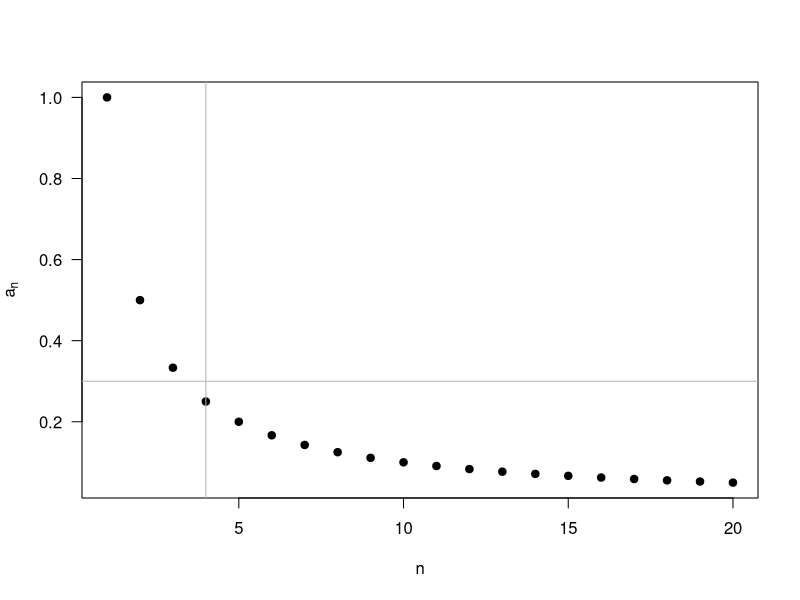
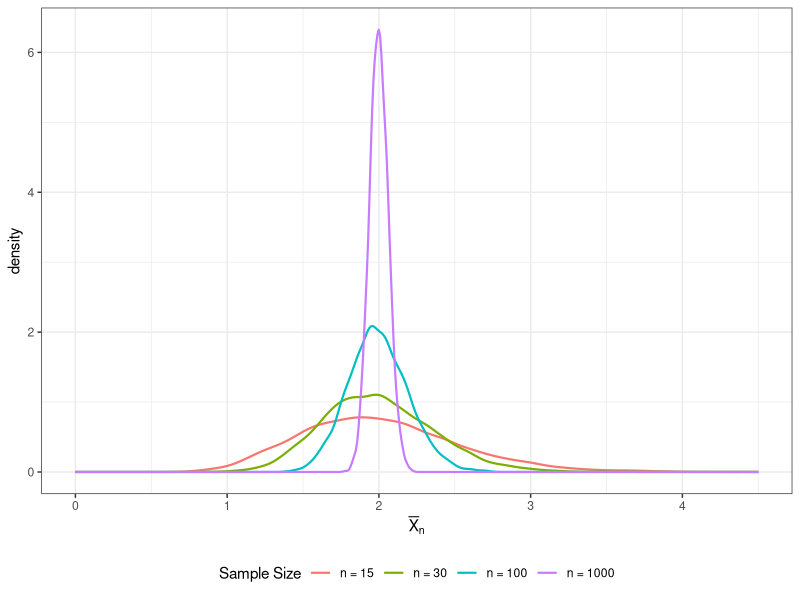
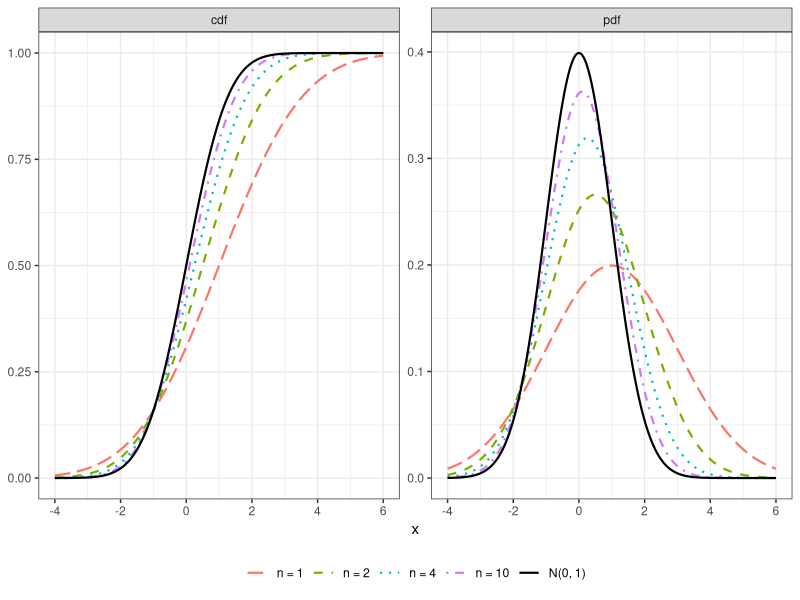
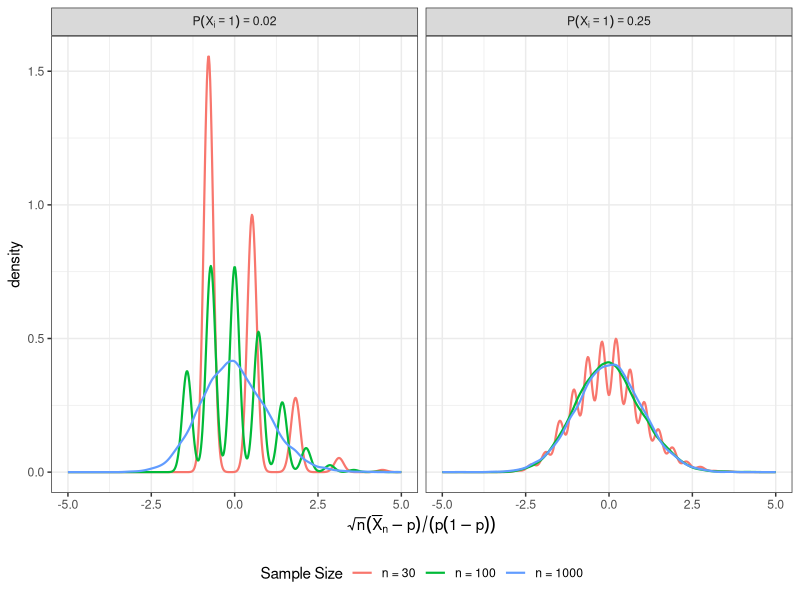
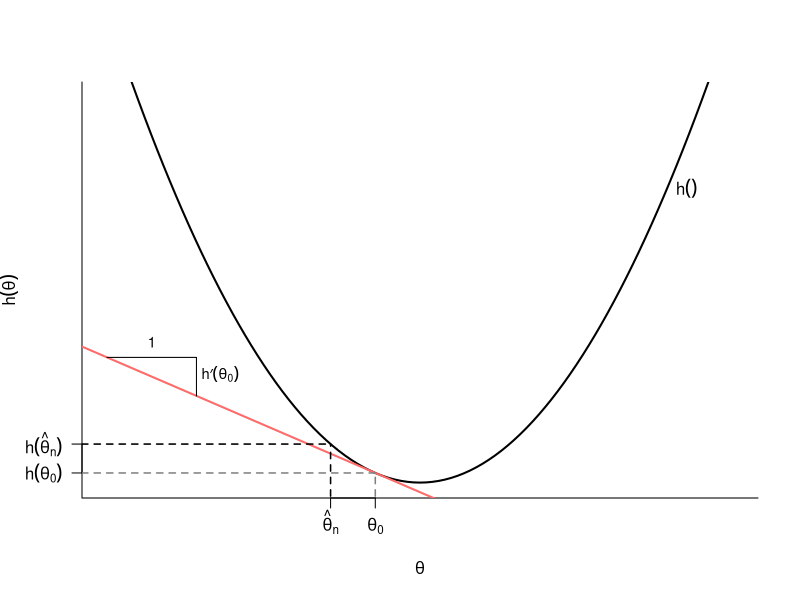

Here is the R script that generated these plots, in order:
## ---- chunk 1
#| message: false
#| warning: false
#| echo: false
library(tidyverse)
## ---- chunk 2
#| label: "fig-sequence"
#| echo: false
#| fig-cap: "Sequence 1/n from n = 1 to n = 20."
plot(
  x = 1:20, y = 1 / (1:20), las = 1,
  pch = 19, xlab = "n", ylab = expression(a[n])
)
abline(h = 0.3, col = "grey70")
abline(v = 4, col = "grey70")
## ---- chunk 3
#| label: "fig-lln-sim"
#| echo: false
#| warning: false
#| fig-cap: |
#|  Sampling distribution of the sample mean as a function of
#|  sample size.

set.seed(02140)
n_sims <- 10000
sim_df <- expand_grid(
  n = c(15, 30, 100, 1000),
  rate = c(0.5)
) |>
  mutate(
    draws = map2(n, rate, \(n, rate) rgamma(n_sims, shape = n, rate = rate))
  ) |>
  unnest(draws) |>
  group_by(n, rate) |>
  mutate(
    xbar = draws / n,
    `Sample Size` = factor(
      paste0("n = ", n),
      levels = c("n = 15", "n = 30", "n = 100", "n = 1000")
    )
  )


ggplot(sim_df, aes(x = xbar, group = `Sample Size`, color = `Sample Size`)) +
  geom_density(
    linewidth = 0.75,
    key_glyph = "smooth"
  ) +
  theme_bw() +
  theme(legend.position = "bottom", legend.direction = "horizontal") +
  labs(
    x = expression(bar(X)[n])
  ) +
  lims(
    x = c(0, 4.5)
  )
## ---- chunk 4
#| label: "fig-indist"
#| echo: false
#| fig-cap: |
#|  Convergence in distribution of $X_n \sim \N(1/n, (1 + 1/n)^2)$
#|  to the standard normal.
n_labs <- c("n = 1", "n = 2", "n = 4", "n = 10", "N(0, 1)")
indist_df <- expand_grid(
  n = c(1, 2, 4, 10, Inf),
  x = seq(-4, 6, length.out = 500)
) |>
  mutate(
    mu = 1 / n,
    sd = 1 + 1 / n,
    cdf = pnorm(x, mean = mu, sd = sd),
    pdf = dnorm(x, mean = mu, sd = sd),
    dist = factor(n, levels = c(1, 2, 4, 10, Inf), labels = n_labs)
  ) |>
  pivot_longer(c(cdf, pdf), names_to = "fun", values_to = "value")

ggplot(indist_df, aes(x = x, y = value, color = dist, linetype = dist)) +
  geom_line(linewidth = 0.75) +
  facet_wrap(~fun, scales = "free_y") +
  scale_color_manual(values = c(scales::hue_pal()(4), "black")) +
  scale_linetype_manual(
    values = c("longdash", "dashed", "dotted", "dotdash", "solid")
  ) +
  theme_bw() +
  theme(
    legend.position = "bottom",
    legend.direction = "horizontal",
    legend.title = element_blank()
  ) +
  labs(x = "x", y = NULL)
## ---- chunk 5
#| label: fig-clt
#| echo: false
#| message: false
#| fig-cap: |
#|  Sampling distributions of the normalized sample proportions
#|  at different probabilities of success and different sample sizes.
set.seed(02140)
n_sims <- 10000
sim_df <- expand_grid(
  n = c(30, 100, 1000),
  prob = c(0.02, 0.25)
) |>
  mutate(
    draws = map2(n, prob, \(n, p) rbinom(n_sims, size = n, prob = p))
  ) |>
  unnest(draws) |>
  mutate(
    xbar = draws / n,
    z = sqrt(n) * (xbar - prob) / sqrt(prob * (1 - prob)),
    `Sample Size` = factor(
      paste0("n = ", n),
      levels = c("n = 30", "n = 100", "n = 1000")
    ),
    prob_lab = ifelse(
      prob == 0.02,
      "P(X[i] == 1) == 0.02",
      "P(X[i] == 1) == 0.25"
    )
  )


ggplot(sim_df, aes(x = z, group = `Sample Size`, color = `Sample Size`)) +
  geom_density(
    linewidth = 0.75,
    key_glyph = "smooth"
  ) +
  facet_grid(~prob_lab, labeller = label_parsed) +
  theme_bw() +
  theme(legend.position = "bottom", legend.direction = "horizontal") +
  labs(
    x = expression(sqrt(n) * (bar(X)[n] - p) / (p * (1 - p)))
  ) +
  lims(
    x = c(-5, 5)
  )
## ---- chunk 6
#| label: "fig-delta"
#| echo: false
#| fig-cap: "Linear approximation to nonlinear functions."

curve(
  x^2,
  from = -3.5, to = 3.5, lwd = 2, bty = "l", ylim = c(0, 10),
  xaxt = "n", yaxt = "n", xlab = expression(theta),
  ylab = expression(h(theta))
)
axis(
  side = 1, at = c(-0.5, -1),
  labels = c(expression(theta[0]), expression(hat(theta)[n]))
)
axis(
  side = 2, at = c(0.5^2, 1),
  labels = c(expression(h(theta[0])), expression(h(hat(theta)[n]))), las = 1
)
abline(a = -0.25, b = -1, col = "indianred1", lwd = 2)
segments(x0 = -1, y0 = -1, y1 = 1, lty = 2, lwd = 1.5)
segments(x0 = -0.5, y0 = -1, y1 = 0.5^2, lty = 2, lwd = 1.5, col = "grey50")
segments(
  x0 = -20, x1 = -0.5, y0 = 0.5^2, lwd = 1.5, lty = 2, col = "grey50"
)
segments(x0 = -20, x1 = -1, y0 = 1, lwd = 1.5, lty = 2, col = "black")
segments(x0 = -2.5, x1 = -2.5, y0 = 2.25, y1 = 3.25)
segments(x0 = -3.5, x1 = -2.5, y0 = 3.25, y1 = 3.25)
text(
  x = -3,
  y = 3.25, "1",
  cex = 0.88,
  pos = 3
)
text(
  x = -2.5, y = 2.75, expression(h * minute * (theta[0])),
  pos = 4, cex = 0.88, offset = 0.25
)
text(x = 2.75, y = 2.75^2, expression(h()), pos = 4)
